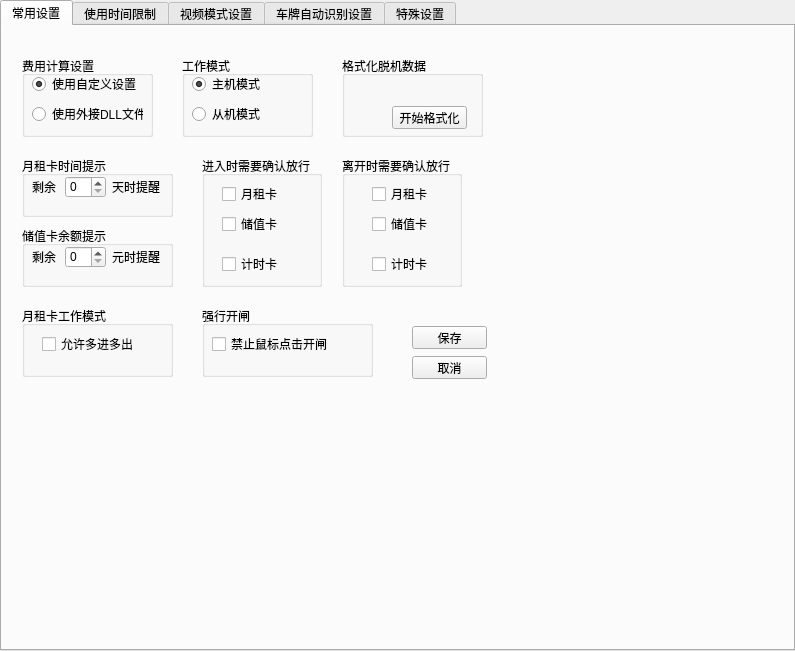
<?xml version="1.0" encoding="UTF-8"?>
<ui version="4.0">
 <class>CSysSetting</class>
 <widget class="QTabWidget" name="CSysSetting">
  <property name="geometry">
   <rect>
    <x>0</x>
    <y>0</y>
    <width>795</width>
    <height>651</height>
   </rect>
  </property>
  <property name="windowTitle">
   <string>系统配置</string>
  </property>
  <property name="currentIndex">
   <number>0</number>
  </property>
  <widget class="QWidget" name="tabCommonSetting">
   <attribute name="title">
    <string>常用设置</string>
   </attribute>
   <widget class="QWidget" name="wgCommon" native="true">
    <property name="geometry">
     <rect>
      <x>10</x>
      <y>20</y>
      <width>501</width>
      <height>361</height>
     </rect>
    </property>
    <widget class="QGroupBox" name="groupBox_3">
     <property name="geometry">
      <rect>
       <x>10</x>
       <y>110</y>
       <width>151</width>
       <height>61</height>
      </rect>
     </property>
     <property name="title">
      <string>月租卡时间提示</string>
     </property>
     <widget class="QWidget" name="layoutWidget">
      <property name="geometry">
       <rect>
        <x>10</x>
        <y>20</y>
        <width>128</width>
        <height>22</height>
       </rect>
      </property>
      <layout class="QHBoxLayout" name="horizontalLayout">
       <item>
        <widget class="QLabel" name="label_5">
         <property name="text">
          <string>剩余</string>
         </property>
        </widget>
       </item>
       <item>
        <widget class="QSpinBox" name="spinBox"/>
       </item>
       <item>
        <widget class="QLabel" name="label_4">
         <property name="text">
          <string>天时提醒</string>
         </property>
        </widget>
       </item>
      </layout>
     </widget>
    </widget>
    <widget class="QGroupBox" name="groupBox_2">
     <property name="geometry">
      <rect>
       <x>170</x>
       <y>10</y>
       <width>131</width>
       <height>81</height>
      </rect>
     </property>
     <property name="title">
      <string>工作模式</string>
     </property>
     <widget class="QRadioButton" name="radioButton_3">
      <property name="geometry">
       <rect>
        <x>10</x>
        <y>20</y>
        <width>89</width>
        <height>16</height>
       </rect>
      </property>
      <property name="text">
       <string>主机模式</string>
      </property>
      <property name="checked">
       <bool>true</bool>
      </property>
     </widget>
     <widget class="QRadioButton" name="radioButton_4">
      <property name="geometry">
       <rect>
        <x>10</x>
        <y>50</y>
        <width>89</width>
        <height>16</height>
       </rect>
      </property>
      <property name="text">
       <string>从机模式</string>
      </property>
     </widget>
    </widget>
    <widget class="QGroupBox" name="groupBox_9">
     <property name="geometry">
      <rect>
       <x>330</x>
       <y>110</y>
       <width>120</width>
       <height>131</height>
      </rect>
     </property>
     <property name="title">
      <string>离开时需要确认放行</string>
     </property>
     <widget class="QCheckBox" name="checkBox_4">
      <property name="geometry">
       <rect>
        <x>30</x>
        <y>100</y>
        <width>71</width>
        <height>16</height>
       </rect>
      </property>
      <property name="text">
       <string>计时卡</string>
      </property>
     </widget>
     <widget class="QCheckBox" name="checkBox_5">
      <property name="geometry">
       <rect>
        <x>30</x>
        <y>30</y>
        <width>71</width>
        <height>16</height>
       </rect>
      </property>
      <property name="text">
       <string>月租卡</string>
      </property>
     </widget>
     <widget class="QCheckBox" name="checkBox_6">
      <property name="geometry">
       <rect>
        <x>30</x>
        <y>60</y>
        <width>71</width>
        <height>16</height>
       </rect>
      </property>
      <property name="text">
       <string>储值卡</string>
      </property>
     </widget>
    </widget>
    <widget class="QPushButton" name="btnCancel">
     <property name="geometry">
      <rect>
       <x>400</x>
       <y>310</y>
       <width>75</width>
       <height>23</height>
      </rect>
     </property>
     <property name="text">
      <string>取消</string>
     </property>
    </widget>
    <widget class="QGroupBox" name="groupBox_6">
     <property name="geometry">
      <rect>
       <x>630</x>
       <y>620</y>
       <width>120</width>
       <height>80</height>
      </rect>
     </property>
     <property name="title">
      <string>GroupBox</string>
     </property>
    </widget>
    <widget class="QGroupBox" name="groupBox_7">
     <property name="geometry">
      <rect>
       <x>10</x>
       <y>180</y>
       <width>151</width>
       <height>61</height>
      </rect>
     </property>
     <property name="title">
      <string>储值卡余额提示</string>
     </property>
     <widget class="QWidget" name="layoutWidget_2">
      <property name="geometry">
       <rect>
        <x>10</x>
        <y>20</y>
        <width>128</width>
        <height>22</height>
       </rect>
      </property>
      <layout class="QHBoxLayout" name="horizontalLayout_2">
       <item>
        <widget class="QLabel" name="label">
         <property name="text">
          <string>剩余</string>
         </property>
        </widget>
       </item>
       <item>
        <widget class="QSpinBox" name="spinBox_2"/>
       </item>
       <item>
        <widget class="QLabel" name="label_2">
         <property name="text">
          <string>元时提醒</string>
         </property>
        </widget>
       </item>
      </layout>
     </widget>
    </widget>
    <widget class="QGroupBox" name="groupBox_5">
     <property name="geometry">
      <rect>
       <x>330</x>
       <y>10</y>
       <width>141</width>
       <height>81</height>
      </rect>
     </property>
     <property name="title">
      <string>格式化脱机数据</string>
     </property>
     <widget class="QPushButton" name="pushButton_3">
      <property name="geometry">
       <rect>
        <x>50</x>
        <y>50</y>
        <width>75</width>
        <height>23</height>
       </rect>
      </property>
      <property name="text">
       <string>开始格式化</string>
      </property>
     </widget>
    </widget>
    <widget class="QGroupBox" name="groupBox_10">
     <property name="geometry">
      <rect>
       <x>190</x>
       <y>260</y>
       <width>171</width>
       <height>71</height>
      </rect>
     </property>
     <property name="title">
      <string>强行开闸</string>
     </property>
     <widget class="QCheckBox" name="checkBox_8">
      <property name="geometry">
       <rect>
        <x>10</x>
        <y>30</y>
        <width>131</width>
        <height>16</height>
       </rect>
      </property>
      <property name="text">
       <string>禁止鼠标点击开闸</string>
      </property>
     </widget>
    </widget>
    <widget class="QGroupBox" name="groupBox_4">
     <property name="geometry">
      <rect>
       <x>190</x>
       <y>110</y>
       <width>120</width>
       <height>131</height>
      </rect>
     </property>
     <property name="title">
      <string>进入时需要确认放行</string>
     </property>
     <widget class="QCheckBox" name="checkBox">
      <property name="geometry">
       <rect>
        <x>20</x>
        <y>30</y>
        <width>71</width>
        <height>16</height>
       </rect>
      </property>
      <property name="text">
       <string>月租卡</string>
      </property>
     </widget>
     <widget class="QCheckBox" name="checkBox_2">
      <property name="geometry">
       <rect>
        <x>20</x>
        <y>60</y>
        <width>71</width>
        <height>16</height>
       </rect>
      </property>
      <property name="text">
       <string>储值卡</string>
      </property>
     </widget>
     <widget class="QCheckBox" name="checkBox_3">
      <property name="geometry">
       <rect>
        <x>20</x>
        <y>100</y>
        <width>71</width>
        <height>16</height>
       </rect>
      </property>
      <property name="text">
       <string>计时卡</string>
      </property>
     </widget>
    </widget>
    <widget class="QGroupBox" name="groupBox_8">
     <property name="geometry">
      <rect>
       <x>10</x>
       <y>260</y>
       <width>151</width>
       <height>71</height>
      </rect>
     </property>
     <property name="title">
      <string>月租卡工作模式</string>
     </property>
     <widget class="QCheckBox" name="checkBox_7">
      <property name="geometry">
       <rect>
        <x>20</x>
        <y>30</y>
        <width>101</width>
        <height>16</height>
       </rect>
      </property>
      <property name="text">
       <string>允许多进多出</string>
      </property>
     </widget>
    </widget>
    <widget class="QGroupBox" name="groupBox">
     <property name="geometry">
      <rect>
       <x>10</x>
       <y>10</y>
       <width>131</width>
       <height>81</height>
      </rect>
     </property>
     <property name="title">
      <string>费用计算设置</string>
     </property>
     <widget class="QRadioButton" name="radioButton">
      <property name="geometry">
       <rect>
        <x>10</x>
        <y>20</y>
        <width>111</width>
        <height>16</height>
       </rect>
      </property>
      <property name="text">
       <string>使用自定义设置</string>
      </property>
      <property name="checked">
       <bool>true</bool>
      </property>
     </widget>
     <widget class="QRadioButton" name="radioButton_2">
      <property name="geometry">
       <rect>
        <x>10</x>
        <y>50</y>
        <width>111</width>
        <height>16</height>
       </rect>
      </property>
      <property name="text">
       <string>使用外接DLL文件</string>
      </property>
     </widget>
    </widget>
    <widget class="QPushButton" name="btnCommonSave">
     <property name="geometry">
      <rect>
       <x>400</x>
       <y>280</y>
       <width>75</width>
       <height>23</height>
      </rect>
     </property>
     <property name="text">
      <string>保存</string>
     </property>
    </widget>
   </widget>
  </widget>
  <widget class="QWidget" name="tabUseTimeLimit">
   <attribute name="title">
    <string>使用时间限制</string>
   </attribute>
   <widget class="QGroupBox" name="gbTimeLimit">
    <property name="geometry">
     <rect>
      <x>20</x>
      <y>20</y>
      <width>511</width>
      <height>171</height>
     </rect>
    </property>
    <property name="title">
     <string>软件有效期设置</string>
    </property>
    <widget class="QLabel" name="label_3">
     <property name="geometry">
      <rect>
       <x>30</x>
       <y>30</y>
       <width>471</width>
       <height>91</height>
      </rect>
     </property>
     <property name="text">
      <string>当软件超过此处有效设置的时间后将不能正常使用，若非特殊原请在此处设置较大日期</string>
     </property>
     <property name="textFormat">
      <enum>Qt::PlainText</enum>
     </property>
     <property name="textInteractionFlags">
      <set>Qt::NoTextInteraction</set>
     </property>
    </widget>
    <widget class="QPushButton" name="btnOK">
     <property name="geometry">
      <rect>
       <x>400</x>
       <y>130</y>
       <width>75</width>
       <height>23</height>
      </rect>
     </property>
     <property name="text">
      <string>确定</string>
     </property>
    </widget>
    <widget class="QDateEdit" name="dateValid">
     <property name="geometry">
      <rect>
       <x>360</x>
       <y>90</y>
       <width>110</width>
       <height>22</height>
      </rect>
     </property>
    </widget>
   </widget>
  </widget>
  <widget class="QWidget" name="tabVideoModeSetting">
   <attribute name="title">
    <string>视频模式设置</string>
   </attribute>
   <widget class="QWidget" name="wgVideo" native="true">
    <property name="geometry">
     <rect>
      <x>0</x>
      <y>0</y>
      <width>541</width>
      <height>201</height>
     </rect>
    </property>
    <widget class="QPushButton" name="btnVideoModeSave">
     <property name="geometry">
      <rect>
       <x>440</x>
       <y>150</y>
       <width>75</width>
       <height>23</height>
      </rect>
     </property>
     <property name="text">
      <string>保存</string>
     </property>
    </widget>
    <widget class="QGroupBox" name="groupBox_12">
     <property name="geometry">
      <rect>
       <x>10</x>
       <y>10</y>
       <width>131</width>
       <height>161</height>
      </rect>
     </property>
     <property name="title">
      <string>视频数目设置</string>
     </property>
     <widget class="QRadioButton" name="radioButton_5">
      <property name="geometry">
       <rect>
        <x>30</x>
        <y>30</y>
        <width>89</width>
        <height>16</height>
       </rect>
      </property>
      <property name="text">
       <string>2路</string>
      </property>
      <property name="checked">
       <bool>true</bool>
      </property>
     </widget>
     <widget class="QRadioButton" name="radioButton_6">
      <property name="geometry">
       <rect>
        <x>30</x>
        <y>70</y>
        <width>89</width>
        <height>16</height>
       </rect>
      </property>
      <property name="text">
       <string>3路</string>
      </property>
     </widget>
     <widget class="QRadioButton" name="radioButton_7">
      <property name="geometry">
       <rect>
        <x>30</x>
        <y>110</y>
        <width>89</width>
        <height>16</height>
       </rect>
      </property>
      <property name="text">
       <string>4路</string>
      </property>
     </widget>
    </widget>
    <widget class="QListWidget" name="listWidget">
     <property name="geometry">
      <rect>
       <x>180</x>
       <y>20</y>
       <width>201</width>
       <height>151</height>
      </rect>
     </property>
     <item>
      <property name="text">
       <string>RGB24  320 X 240</string>
      </property>
     </item>
     <item>
      <property name="text">
       <string>RGB24  640 X 480</string>
      </property>
     </item>
     <item>
      <property name="text">
       <string>RGB24  720 X 288</string>
      </property>
     </item>
     <item>
      <property name="text">
       <string>RGB24  720 X 576</string>
      </property>
     </item>
    </widget>
    <widget class="QCheckBox" name="chkStartVideo">
     <property name="geometry">
      <rect>
       <x>400</x>
       <y>20</y>
       <width>81</width>
       <height>16</height>
      </rect>
     </property>
     <property name="text">
      <string>启动视频</string>
     </property>
    </widget>
   </widget>
  </widget>
  <widget class="QWidget" name="tabVehicleIDSetting">
   <attribute name="title">
    <string>车牌自动识别设置</string>
   </attribute>
   <widget class="QWidget" name="wgVichle" native="true">
    <property name="geometry">
     <rect>
      <x>50</x>
      <y>60</y>
      <width>341</width>
      <height>351</height>
     </rect>
    </property>
    <widget class="QCheckBox" name="checkBox_9">
     <property name="geometry">
      <rect>
       <x>20</x>
       <y>10</y>
       <width>141</width>
       <height>16</height>
      </rect>
     </property>
     <property name="text">
      <string>启动车牌识别功能</string>
     </property>
    </widget>
    <widget class="QGroupBox" name="groupBox_13">
     <property name="geometry">
      <rect>
       <x>20</x>
       <y>40</y>
       <width>151</width>
       <height>291</height>
      </rect>
     </property>
     <property name="title">
      <string>识别精度设置</string>
     </property>
     <widget class="QRadioButton" name="radioButton_8">
      <property name="geometry">
       <rect>
        <x>20</x>
        <y>20</y>
        <width>89</width>
        <height>16</height>
       </rect>
      </property>
      <property name="text">
       <string>不允许误差</string>
      </property>
     </widget>
     <widget class="QRadioButton" name="radioButton_9">
      <property name="geometry">
       <rect>
        <x>20</x>
        <y>50</y>
        <width>89</width>
        <height>16</height>
       </rect>
      </property>
      <property name="text">
       <string>允许误差一位</string>
      </property>
     </widget>
     <widget class="QRadioButton" name="radioButton_10">
      <property name="geometry">
       <rect>
        <x>20</x>
        <y>110</y>
        <width>89</width>
        <height>16</height>
       </rect>
      </property>
      <property name="text">
       <string>允许误差三位</string>
      </property>
     </widget>
     <widget class="QRadioButton" name="radioButton_11">
      <property name="geometry">
       <rect>
        <x>20</x>
        <y>80</y>
        <width>89</width>
        <height>16</height>
       </rect>
      </property>
      <property name="text">
       <string>允许误差二位</string>
      </property>
     </widget>
     <widget class="QRadioButton" name="radioButton_12">
      <property name="geometry">
       <rect>
        <x>20</x>
        <y>200</y>
        <width>101</width>
        <height>16</height>
       </rect>
      </property>
      <property name="text">
       <string>允许误差六位</string>
      </property>
     </widget>
     <widget class="QRadioButton" name="radioButton_13">
      <property name="geometry">
       <rect>
        <x>20</x>
        <y>230</y>
        <width>91</width>
        <height>16</height>
       </rect>
      </property>
      <property name="text">
       <string>允许误差七位</string>
      </property>
     </widget>
     <widget class="QRadioButton" name="radioButton_14">
      <property name="geometry">
       <rect>
        <x>20</x>
        <y>170</y>
        <width>89</width>
        <height>16</height>
       </rect>
      </property>
      <property name="text">
       <string>允许误差五位</string>
      </property>
     </widget>
     <widget class="QRadioButton" name="radioButton_15">
      <property name="geometry">
       <rect>
        <x>20</x>
        <y>140</y>
        <width>89</width>
        <height>16</height>
       </rect>
      </property>
      <property name="text">
       <string>允许误差四位</string>
      </property>
     </widget>
     <widget class="QRadioButton" name="radioButton_24">
      <property name="geometry">
       <rect>
        <x>20</x>
        <y>260</y>
        <width>89</width>
        <height>16</height>
       </rect>
      </property>
      <property name="text">
       <string>允许误差八位</string>
      </property>
     </widget>
    </widget>
    <widget class="QPushButton" name="btnVichle">
     <property name="geometry">
      <rect>
       <x>190</x>
       <y>300</y>
       <width>81</width>
       <height>31</height>
      </rect>
     </property>
     <property name="text">
      <string>保存</string>
     </property>
    </widget>
   </widget>
  </widget>
  <widget class="QWidget" name="tabSpecialSetting">
   <attribute name="title">
    <string>特殊设置</string>
   </attribute>
   <widget class="QWidget" name="wgSpecial" native="true">
    <property name="geometry">
     <rect>
      <x>30</x>
      <y>50</y>
      <width>631</width>
      <height>231</height>
     </rect>
    </property>
    <widget class="QGroupBox" name="groupBox_14">
     <property name="geometry">
      <rect>
       <x>20</x>
       <y>20</y>
       <width>181</width>
       <height>80</height>
      </rect>
     </property>
     <property name="title">
      <string>车位计算</string>
     </property>
     <widget class="QCheckBox" name="checkBox_10">
      <property name="geometry">
       <rect>
        <x>10</x>
        <y>20</y>
        <width>161</width>
        <height>16</height>
       </rect>
      </property>
      <property name="text">
       <string>月租卡不计入车位</string>
      </property>
     </widget>
     <widget class="QCheckBox" name="checkBox_11">
      <property name="geometry">
       <rect>
        <x>10</x>
        <y>50</y>
        <width>161</width>
        <height>16</height>
       </rect>
      </property>
      <property name="text">
       <string>储值卡不计入车位</string>
      </property>
     </widget>
    </widget>
    <widget class="QPushButton" name="btnSpecialSave">
     <property name="geometry">
      <rect>
       <x>530</x>
       <y>180</y>
       <width>75</width>
       <height>23</height>
      </rect>
     </property>
     <property name="text">
      <string>保存</string>
     </property>
    </widget>
    <widget class="QGroupBox" name="groupBox_15">
     <property name="geometry">
      <rect>
       <x>20</x>
       <y>120</y>
       <width>181</width>
       <height>80</height>
      </rect>
     </property>
     <property name="title">
      <string>数据同步设置</string>
     </property>
     <widget class="QCheckBox" name="checkBox_12">
      <property name="geometry">
       <rect>
        <x>20</x>
        <y>30</y>
        <width>161</width>
        <height>16</height>
       </rect>
      </property>
      <property name="text">
       <string>不同步脱机数据</string>
      </property>
     </widget>
    </widget>
    <widget class="QGroupBox" name="groupBox_16">
     <property name="geometry">
      <rect>
       <x>230</x>
       <y>20</y>
       <width>271</width>
       <height>80</height>
      </rect>
     </property>
     <property name="title">
      <string>中心控制器刷卡设置</string>
     </property>
     <widget class="QCheckBox" name="checkBox_13">
      <property name="geometry">
       <rect>
        <x>10</x>
        <y>50</y>
        <width>161</width>
        <height>16</height>
       </rect>
      </property>
      <property name="text">
       <string>允许代替出场卡使用</string>
      </property>
     </widget>
     <widget class="QCheckBox" name="checkBox_14">
      <property name="geometry">
       <rect>
        <x>10</x>
        <y>20</y>
        <width>161</width>
        <height>16</height>
       </rect>
      </property>
      <property name="text">
       <string>允许代替入场刷卡使用</string>
      </property>
     </widget>
    </widget>
    <widget class="QGroupBox" name="groupBox_17">
     <property name="geometry">
      <rect>
       <x>230</x>
       <y>120</y>
       <width>271</width>
       <height>80</height>
      </rect>
     </property>
     <property name="title">
      <string>储值卡计费</string>
     </property>
     <widget class="QCheckBox" name="checkBox_15">
      <property name="geometry">
       <rect>
        <x>10</x>
        <y>30</y>
        <width>161</width>
        <height>16</height>
       </rect>
      </property>
      <property name="text">
       <string>储值卡24小时内不重复使用</string>
      </property>
     </widget>
    </widget>
   </widget>
  </widget>
 </widget>
 <resources/>
 <connections/>
</ui>
